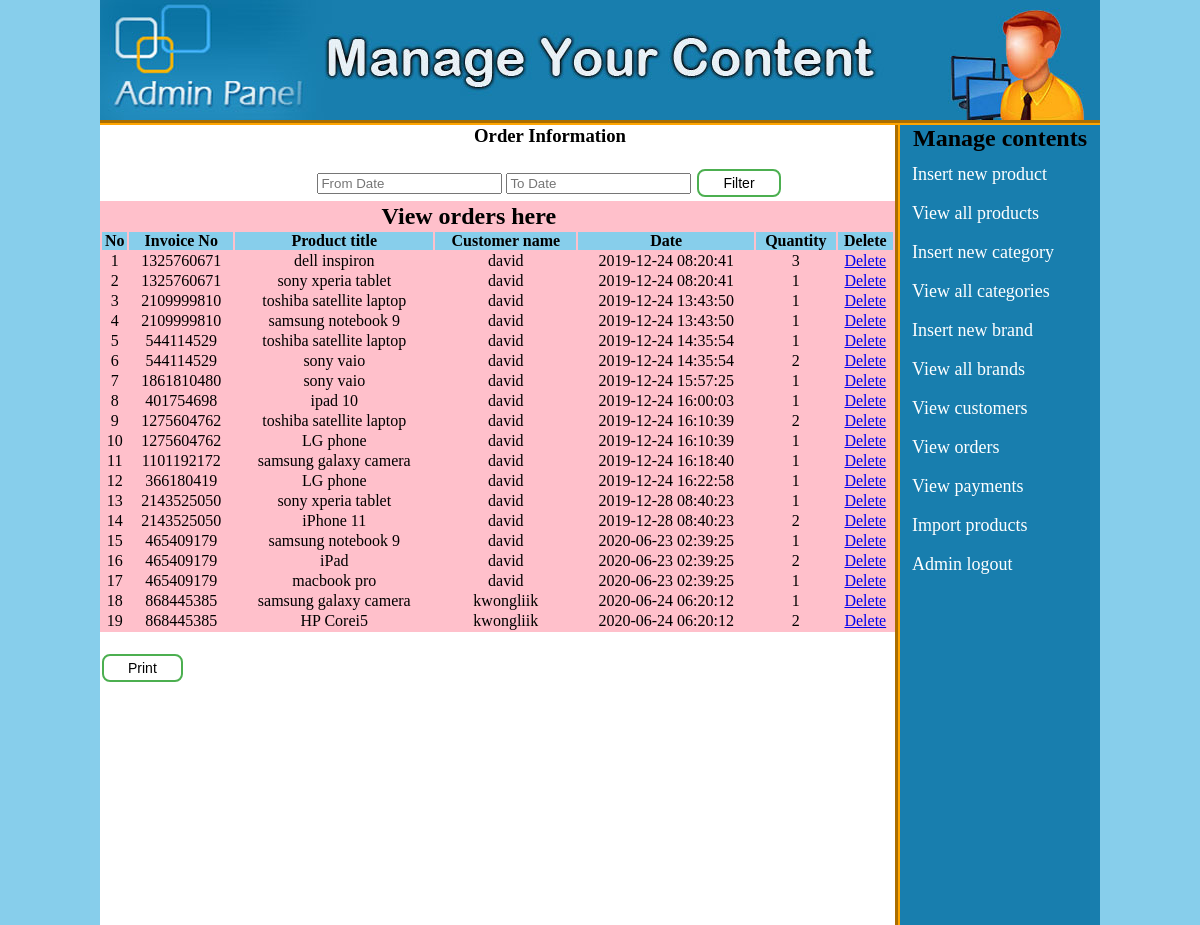
/admin_area/index.php?view_orders (signed in), run on the app's committed database.
### tables this page shows
CREATE TABLE `orders` (
  `order_id` int(100) NOT NULL,
  `invoice_no` int(100) NOT NULL,
  `product_id` int(100) NOT NULL,
  `customer_id` int(10) NOT NULL,
  `order_date` timestamp NOT NULL DEFAULT CURRENT_TIMESTAMP ON UPDATE CURRENT_TIMESTAMP,
  `qty` int(10) NOT NULL,
  `order_status` text NOT NULL
);

CREATE TABLE `products` (
  `product_id` int(100) NOT NULL,
  `product_cat` int(100) NOT NULL,
  `product_brand` int(100) NOT NULL,
  `product_title` varchar(255) NOT NULL,
  `product_price` int(100) NOT NULL,
  `product_desc` text NOT NULL,
  `product_image` text NOT NULL,
  `product_keywords` text NOT NULL
);

CREATE TABLE `customers` (
  `customer_id` int(10) NOT NULL,
  `customer_ip` varchar(255) NOT NULL,
  `customer_name` text NOT NULL,
  `customer_email` varchar(100) NOT NULL,
  `customer_pass` varchar(100) NOT NULL,
  `customer_country` text NOT NULL,
  `customer_city` text NOT NULL,
  `customer_contact` varchar(255) NOT NULL,
  `customer_address` text NOT NULL,
  `customer_image` text NOT NULL
);

### admin_area/view_orders.php (the view, shortened to what this page needs)
<?php
if(!isset($_SESSION['user_email'])){
    echo "<script>window.open('login.php?not_admin=You ara not an admin!', '_self')</script>";
} else {
?>
<div class="" style="width:900px;" align="center">
    <h3>Order Information</h3><br />
    <input type="text" name="from_date" id="from_date" class="" placeholder="From Date" />
    <input type="text" name="to_date" id="to_date" class="" placeholder="To Date" />
    <input type="button" name="filter" id="filter" value="Filter" class="button button1" />
    <br />
</div>
<table width="795" align="center" bgcolor="pink" id="printTable">
    <tr align="center">
        <td colspan="6"><h2>View orders here</h2></td>
    </tr>
    <tr align="center" bgcolor="skyblue">
        <th>No</th>
        <th>Invoice No</th>
        <th>Product title</th>
        <th>Customer name</th>
        <th>Date</th>
        <th>Quantity</th>
        <th>Delete</th>
    </tr>
    <?php
    include("includes/db.php");
    $get_orders = "SELECT * FROM orders";
    $run_orders = mysqli_query($con, $get_orders);
    $i = 0;
    while($row_order = mysqli_fetch_array($run_orders)){
        $order_id = $row_order['order_id'];
        $invoice_no = $row_order['invoice_no'];
        $product_id = $row_order['product_id'];
        $customer_id = $row_order['customer_id'];
        $date = $row_order['order_date'];
        $qty = $row_order['qty'];
        $pro_title = "SELECT product_title FROM products WHERE product_id='$product_id'";
        $run_pro_title = mysqli_query($con, $pro_title);
        $row_pro_title = mysqli_fetch_array($run_pro_title);
        $product_title = $row_pro_title['product_title'];
        $c_name = "SELECT customer_name FROM customers WHERE customer_id='$customer_id'";
        $run_c_name = mysqli_query($con, $c_name);
        $row_c_name = mysqli_fetch_array($run_c_name);
        $customer_name = $row_c_name['customer_name'];
        $i++;
    ?>
    <tr align="center">
        <td><?php echo $i; ?></td>
        <td><?php echo $invoice_no; ?></td>
        <td><?php echo $product_title; ?></td>
        <td><?php echo $customer_name; ?></td>
        <td><?php echo $date; ?></td>
        <td><?php echo $qty; ?></td>
        <td><a href="delete_order.php?delete_order=<?php echo $order_id; ?>">Delete</a></td>
    </tr>
    <?php } ?>
</table>
<br />
<button class="button button1">Print</button>
<?php } ?>

### admin_area/styles/style.css (style rules this page uses)
html, body, div, span, applet, object, iframe, h1, h2, h3, h4, h5, h6, p, blockquote, pre, a, abbr, acronym, address, big, cite, code, del, dfn, em, img, ins, kbd, q, s, samp, small, strike, strong, sub, sup, tt, var, b, u, i, center, dl, dt, dd, ol, ul, li, fieldset, form, label, legend, table, caption, tbody, tfoot, thead, tr, th, td, article, aside, canvas, details, embed, figure, figcaption, footer, header, hgroup, menu, nav, output, ruby, section, summary, time, mark, audio, video { margin: 0; padding: 0; border: 0; vertical-align: baseline; }
body { background:skyblue; }

### admin_area/index.php (style rules this page uses)
.button { background-color: #4CAF50; border: none; color: white; padding: 4px 24px; text-align: center; text-decoration: none; display: inline-block; font-size: 14px; margin: 4px 2px; transition-duration: 0.4s; cursor: pointer; border-radius: 8px; }
.button1 { background-color: white; color: black; border: 2px solid #4CAF50; }

### data on the page
orders: invoice_no "1325760671", product.product_title "dell inspiron", customer.customer_name "david", order_date "2019-12-24 08:20:41", qty "3"
orders: invoice_no "1325760671", product.product_title "sony xperia tablet", customer.customer_name "david", order_date "2019-12-24 08:20:41", qty "1"
orders: invoice_no "2109999810", product.product_title "toshiba satellite laptop", customer.customer_name "david", order_date "2019-12-24 13:43:50", qty "1"
orders: invoice_no "2109999810", product.product_title "samsung notebook 9", customer.customer_name "david", order_date "2019-12-24 13:43:50", qty "1"
orders: invoice_no "544114529", product.product_title "toshiba satellite laptop", customer.customer_name "david", order_date "2019-12-24 14:35:54", qty "1"
orders: invoice_no "544114529", product.product_title "sony vaio", customer.customer_name "david", order_date "2019-12-24 14:35:54", qty "2"
orders: invoice_no "1861810480", product.product_title "sony vaio", customer.customer_name "david", order_date "2019-12-24 15:57:25", qty "1"
orders: invoice_no "401754698", product.product_title "ipad 10", customer.customer_name "david", order_date "2019-12-24 16:00:03", qty "1"
orders: invoice_no "1275604762", product.product_title "toshiba satellite laptop", customer.customer_name "david", order_date "2019-12-24 16:10:39", qty "2"
orders: invoice_no "1275604762", product.product_title "LG phone", customer.customer_name "david", order_date "2019-12-24 16:10:39", qty "1"
orders: invoice_no "1101192172", product.product_title "samsung galaxy camera", customer.customer_name "david", order_date "2019-12-24 16:18:40", qty "1"
orders: invoice_no "366180419", product.product_title "LG phone", customer.customer_name "david", order_date "2019-12-24 16:22:58", qty "1"
orders: invoice_no "2143525050", product.product_title "sony xperia tablet", customer.customer_name "david", order_date "2019-12-28 08:40:23", qty "1"
orders: invoice_no "2143525050", product.product_title "iPhone 11", customer.customer_name "david", order_date "2019-12-28 08:40:23", qty "2"
orders: invoice_no "465409179", product.product_title "samsung notebook 9", customer.customer_name "david", order_date "2020-06-23 02:39:25", qty "1"
orders: invoice_no "465409179", product.product_title "iPad", customer.customer_name "david", order_date "2020-06-23 02:39:25", qty "2"
orders: invoice_no "465409179", product.product_title "macbook pro", customer.customer_name "david", order_date "2020-06-23 02:39:25", qty "1"
orders: invoice_no "868445385", product.product_title "samsung galaxy camera", customer.customer_name "kwongliik", order_date "2020-06-24 06:20:12", qty "1"
orders: invoice_no "868445385", product.product_title "HP Corei5", customer.customer_name "kwongliik", order_date "2020-06-24 06:20:12", qty "2"
